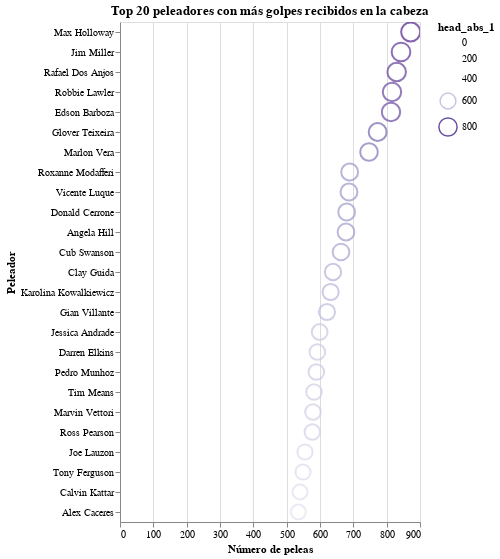

Notebook source saved alongside this figure:
### Code cell
#Gráfica

chart = alt.Chart(head_hits_sum.head(25)).mark_point().encode(
    x=alt.X('head_abs_1:Q', title='Número de peleas'),
    y=alt.Y('fighter_1:N', sort='-x', title='Peleador'),
    size='head_abs_1:Q',  # Tamaño del punto según número de peleas
    color=alt.Color('head_abs_1:Q', scale=alt.Scale(scheme='purples')),
     tooltip=['fighter_1', 'head_abs_1']  
).properties(
    title='Top 20 peleadores con más golpes recibidos en la cabeza'
).interactive()

chart

### Figure 1 — Vega-Lite specification as saved in the notebook (floating-point values rounded to 4 significant figures)
{"config": {"view": {"continuousWidth": 300, "continuousHeight": 300}}, "data": {"name": "data-4fa33427e6bf14aa9a32ac75ebe09182"}, "mark": {"type": "point"}, "encoding": {"color": {"field": "head_abs_1", "scale": {"scheme": "purples"}, "type": "quantitative"}, "size": {"field": "head_abs_1", "type": "quantitative"}, "tooltip": [{"field": "fighter_1", "type": "nominal"}, {"field": "head_abs_1", "type": "quantitative"}], "x": {"field": "head_abs_1", "title": "Número de peleas", "type": "quantitative"}, "y": {"field": "fighter_1", "sort": "-x", "title": "Peleador", "type": "nominal"}}, "params": [{"name": "param_7", "select": {"type": "interval", "encodings": ["x", "y"]}, "bind": "scales"}], "title": "Top 20 peleadores con más golpes recibidos en la cabeza", "$schema": "https://vega.github.io/schema/vega-lite/v5.8.0.json", "datasets": {"data-4fa33427e6bf14aa9a32ac75ebe09182": [{"fighter_1": "Max Holloway", "head_abs_1": 872.0}, {"fighter_1": "Jim Miller", "head_abs_1": 843.0}, {"fighter_1": "Rafael Dos Anjos", "head_abs_1": 830.0}, {"fighter_1": "Robbie Lawler", "head_abs_1": 816.0}, {"fighter_1": "Edson Barboza", "head_abs_1": 813.0}, {"fighter_1": "Glover Teixeira", "head_abs_1": 773.0}, {"fighter_1": "Marlon Vera", "head_abs_1": 747.0}, {"fighter_1": "Roxanne Modafferi", "head_abs_1": 689.0}, {"fighter_1": "Vicente Luque", "head_abs_1": 687.0}, {"fighter_1": "Donald Cerrone", "head_abs_1": 680.0}, {"fighter_1": "Angela Hill", "head_abs_1": 678.0}, {"fighter_1": "Cub Swanson", "head_abs_1": 663.0}, {"fighter_1": "Clay Guida", "head_abs_1": 639.0}, {"fighter_1": "Karolina Kowalkiewicz", "head_abs_1": 632.0}, {"fighter_1": "Gian Villante", "head_abs_1": 621.0}, {"fighter_1": "Jessica Andrade", "head_abs_1": 599.0}, {"fighter_1": "Darren Elkins", "head_abs_1": 592.0}, {"fighter_1": "Pedro Munhoz", "head_abs_1": 589.0}, {"fighter_1": "Tim Means", "head_abs_1": 582.0}, {"fighter_1": "Marvin Vettori", "head_abs_1": 579.0}, {"fighter_1": "Ross Pearson", "head_abs_1": 577.0}, {"fighter_1": "Joe Lauzon", "head_abs_1": 555.0}, {"fighter_1": "Tony Ferguson", "head_abs_1": 549.0}, {"fighter_1": "Calvin Kattar", "head_abs_1": 540.0}, {"fighter_1": "Alex Caceres", "head_abs_1": 535.0}]}}
